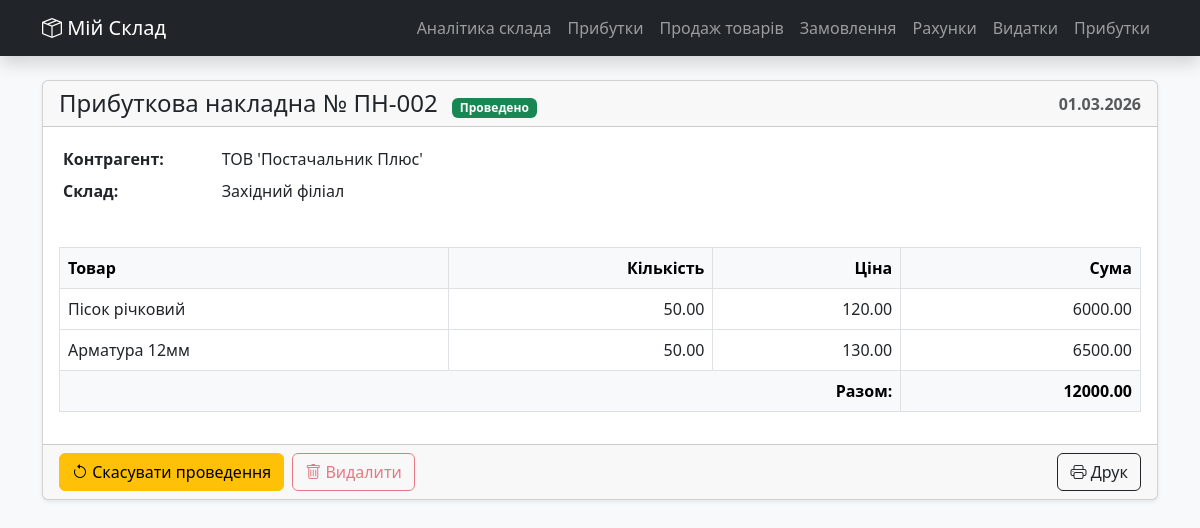
Screenshot of /document/2 with the database file from the repository.
### models.py (models this page shows, shortened)
class Document(db.Model):
	__tablename__ = "documents"
	id: Mapped[int] = mapped_column(
		Integer,
		primary_key=True
	)
	is_posted: Mapped[bool] = mapped_column(
		Boolean,
		nullable=False,
		default=False,
		comment="Признак проведённого документа"
	)
	number: Mapped[str] = mapped_column(
		String(100),
		nullable=False,
		unique=True,
		comment="Номер накладной"
	)
	doc_type: Mapped[DocumentType] = mapped_column(
		SAEnum(DocumentType),
		nullable=False,
		comment="IN — приходная, OUT — расходная"
	)
	date: Mapped[date] = mapped_column(
		Date, nullable=False
	)
	note: Mapped[str | None] = mapped_column(Text)
	parent_id: Mapped[int | None] = mapped_column(
		db.ForeignKey("documents.id"),
		nullable=True
	)
	parent: Mapped["Document | None"] = relationship("Document", remote_side="Document.id")
	warehouse_id: Mapped[int | None] = mapped_column(
		db.ForeignKey('warehouses.id'))
	warehouse: Mapped[Warehouse] = relationship(back_populates="documents")
	counterparty_id: Mapped[int | None] = mapped_column(
		db.ForeignKey('counterparties.id')
	)
	counterparty: Mapped[Counterparty] = relationship(back_populates="documents")
	lines: Mapped[list[DocumentLine]] = relationship(back_populates="document",
		cascade="all, delete-orphan"
	)

class Counterparty(db.Model):
	__tablename__ = "counterparties" # Имя таблицы БД
	id: Mapped[int] = mapped_column(primary_key=True)
	name: Mapped[str] = mapped_column(String(200), nullable=False)
	is_customer: Mapped[bool] = mapped_column(Boolean, default=False)
	is_supplier: Mapped[bool] = mapped_column(Boolean, default=False)
	documents: Mapped[list[Document]] = relationship(back_populates="counterparty")

class Warehouse(db.Model):
	__tablename__ = "warehouses"
	id: Mapped[int] = mapped_column(primary_key=True)
	name: Mapped[str] = mapped_column(String(100), nullable=False)
	documents: Mapped[list[Document]] = relationship(back_populates="warehouse")
	batches: Mapped[list[Batch]] = relationship(back_populates="warehouse")

class DocumentLine(db.Model):
	__tablename__ = "document_lines"
	id: Mapped[int] = mapped_column(Integer, primary_key=True)
	document_id: Mapped[int] = mapped_column(
		ForeignKey("documents.id"), nullable=False
	)
	product_id: Mapped[int] = mapped_column(
		ForeignKey("products.id"), nullable=False
	)
	quantity: Mapped[float] = mapped_column(
		Numeric(14, 4), nullable=False,
		comment="Количество"
	)
	price: Mapped[float] = mapped_column(
		Numeric(14, 4), nullable=False,
		comment="Цена за единицу"
	)
	cost_price: Mapped[float | None] = mapped_column(
		Numeric(14, 4), nullable=True,
		comment="Себестоимость списания (заполняется при проведении OUT)"
)
	document: Mapped[Document] = relationship(back_populates="lines")
	product: Mapped[Product] = relationship(back_populates="document_lines")
	batch: Mapped["Batch | None"] = relationship(
		"Batch",
		back_populates="incoming_line", uselist=False,
		cascade="all, delete-orphan",
		foreign_keys="Batch.incoming_line_id"
	)
	applied_batch_id: Mapped[int | None] = mapped_column(
		ForeignKey("batches.id",
		use_alter=True,
		name="fk_applied_batch")
	)
	applied_batch: Mapped["Batch | None"] = relationship("Batch",
		foreign_keys=[applied_batch_id]
	)

class Product(db.Model):
	__tablename__ = "products"
	id: Mapped[int] = mapped_column(primary_key=True)
	name: Mapped[str] = mapped_column(String(200), nullable=False)
	unit: Mapped[str] = mapped_column(String(50), nullable=False, default="шт",
		comment="Единица измерения (шт, кг, л и т.д.)"
	)
	is_service: Mapped[bool] = mapped_column(Boolean, nullable=False, default=False,
		comment="True — услуга, FIFO не применяется"
	)
	document_lines: Mapped[list[DocumentLine]] = relationship(back_populates="product")
	batches: Mapped[list[Batch]] = relationship(back_populates="product",
		order_by="Batch.created_at"	 # удобно для FIFO-выборки
	)

### routes_docs.py (the view)
@docs_bp.route('/document/<int:doc_id>')
def document_detail(doc_id):
	doc = db.session.query(Document).options(
		joinedload(Document.lines),
		joinedload(Document.counterparty),
		joinedload(Document.warehouse)
	).get(doc_id)
	if not doc:
		return "Документ не знайдено", 404
	return render_template('documents/document_details.html', doc=doc)

### templates/documents/document_details.html (shortened to what this page needs)
{% extends 'layout.html' %}
{% block content %}
<div class="card shadow-sm">
	<div class="card-header d-flex justify-content-between align-items-center">
		{% set titles = {
			'IN': 'Прибуткова накладна',
			'OUT': 'Видаткова накладна',
			'INVOICE': 'Рахунок-фактура',
			'ORDER': 'Замовлення'
		} %}
		<div>
			<h4 class="mb-0">
				{{ titles.get(doc.doc_type.name, 'Документ') }} № {{ doc.number }}
				{% if doc.is_posted %}
					<span class="badge bg-success ms-2" style="font-size: 0.5em;">Проведено</span>
				{% else %}
					<span class="badge bg-secondary ms-2" style="font-size: 0.5em;">Чернетка</span>
				{% endif %}
			</h4>
		</div>
		<span class="text-muted fw-bold">{{ doc.date.strftime('%d.%m.%Y') }}</span>
	</div>
	<div class="card-body">
		<div class="row mb-4">
			<div class="col-md-6">
				<table class="table table-sm table-borderless">
					<tr>
						<th style="width: 30%">Контрагент:</th>
						<td>{{ doc.counterparty.name if doc.counterparty else '<span class="text-muted">Не вказано</span>'|safe }}</td>
					</tr>
					<tr>
						<th>Склад:</th>
						<td>{{ doc.warehouse.name if doc.warehouse else '<span class="text-muted">Не вказано</span>'|safe }}</td>
					</tr>
				</table>
			</div>
			<div class="col-md-6">
			</div>
		</div>
		<table class="table table-bordered mt-3">
			<thead class="table-light">
				<tr>
					<th>Товар</th>
					<th class="text-end">Кількість</th>
					<th class="text-end">Ціна</th>
					<th class="text-end">Сума</th>
				</tr>
			</thead>
			<tbody>
				{% for line in doc.lines %}
				<tr>
					<td>{{ line.product.name }}</td>
					<td class="text-end">{{ "%.2f"|format(line.quantity) }}</td>
					<td class="text-end">{{ "%.2f"|format(line.price) }}</td>
					<td class="text-end">{{ "%.2f"|format(line.quantity * line.price) }}</td>
				</tr>
				{% endfor %}
			</tbody>
			<tfoot class="table-light fw-bold">
				<tr>
					<td colspan="3" class="text-end">Разом:</td>
					<td class="text-end">
						{{ "%.2f"|format(doc.lines|sum(attribute='quantity') * doc.lines[0].price if doc.lines else 0) }}
					</td>
				</tr>
			</tfoot>
		</table>
	</div>
	<div class="card-footer d-flex justify-content-between flex-wrap gap-2">
		<div class="d-flex gap-2">
			{% if doc.is_posted %}
				<button hx-post="{{ url_for('docs.unpost_document', doc_id=doc.id) }}"
						hx-target="#main-content"
						class="btn btn-warning">
					<i class="bi bi-arrow-counterclockwise"></i> Скасувати проведення
				</button>
			{% else %}
				<button hx-post="{{ url_for('docs.post_document', doc_id=doc.id) }}"
						hx-target="#main-content"
						class="btn btn-success">
					<i class="bi bi-check-circle"></i> Провести
				</button>
			{% endif %}
			<button hx-delete="{{ url_for('docs.delete_document', doc_id=doc.id) }}"
					hx-target="#main-content"
					hx-confirm="Ви впевнені, що хочете видалити цей документ?"
					class="btn btn-outline-danger"
					{% if doc.is_posted %}disabled{% endif %}>
				<i class="bi bi-trash"></i> Видалити
			</button>
		</div>
		<div class="d-flex gap-2">
			<a href="{{ url_for('docs.print_document', doc_id=doc.id) }}"
			   target="_blank"
			   class="btn btn-outline-dark">
				<i class="bi bi-printer"></i> Друк
			</a>
		</div>
	</div>
</div>
{% endblock %}

### rows the page displays
Document: get "Прибуткова накладна", number "ПН-002", date "01.03.2026"
Counterparty: counterparty "ТОВ 'Постачальник Плюс'"
Warehouse: warehouse "Західний філіал"
DocumentLine: product.name "Пісок річковий", quantity "50.00", price "120.00", line.quantity*line.price "6000.00"
DocumentLine: product.name "Арматура 12мм", quantity "50.00", price "130.00", line.quantity*line.price "6500.00"
